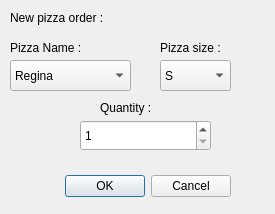
<?xml version="1.0" encoding="UTF-8"?>
<ui version="4.0">
 <class>Order</class>
 <widget class="QDialog" name="Order">
  <property name="geometry">
   <rect>
    <x>0</x>
    <y>0</y>
    <width>275</width>
    <height>214</height>
   </rect>
  </property>
  <property name="windowTitle">
   <string>Pizza Order</string>
  </property>
  <widget class="QDialogButtonBox" name="buttonBox">
   <property name="geometry">
    <rect>
     <x>50</x>
     <y>170</y>
     <width>181</width>
     <height>32</height>
    </rect>
   </property>
   <property name="orientation">
    <enum>Qt::Horizontal</enum>
   </property>
   <property name="standardButtons">
    <set>QDialogButtonBox::Cancel|QDialogButtonBox::Ok</set>
   </property>
  </widget>
  <widget class="QLabel" name="label">
   <property name="geometry">
    <rect>
     <x>10</x>
     <y>10</y>
     <width>121</width>
     <height>16</height>
    </rect>
   </property>
   <property name="text">
    <string>New pizza order :</string>
   </property>
  </widget>
  <widget class="QLabel" name="label_2">
   <property name="geometry">
    <rect>
     <x>10</x>
     <y>40</y>
     <width>101</width>
     <height>16</height>
    </rect>
   </property>
   <property name="text">
    <string>Pizza Name :</string>
   </property>
  </widget>
  <widget class="QLabel" name="label_3">
   <property name="geometry">
    <rect>
     <x>160</x>
     <y>40</y>
     <width>81</width>
     <height>16</height>
    </rect>
   </property>
   <property name="text">
    <string>Pizza size :</string>
   </property>
  </widget>
  <widget class="QComboBox" name="comboBox_2">
   <property name="geometry">
    <rect>
     <x>160</x>
     <y>60</y>
     <width>71</width>
     <height>31</height>
    </rect>
   </property>
   <item>
    <property name="text">
     <string>S</string>
    </property>
   </item>
   <item>
    <property name="text">
     <string>M</string>
    </property>
   </item>
   <item>
    <property name="text">
     <string>L</string>
    </property>
   </item>
   <item>
    <property name="text">
     <string>XL</string>
    </property>
   </item>
   <item>
    <property name="text">
     <string>XXL</string>
    </property>
   </item>
  </widget>
  <widget class="QSpinBox" name="spinBox">
   <property name="geometry">
    <rect>
     <x>80</x>
     <y>120</y>
     <width>131</width>
     <height>31</height>
    </rect>
   </property>
   <property name="minimum">
    <number>1</number>
   </property>
  </widget>
  <widget class="QLabel" name="label_4">
   <property name="geometry">
    <rect>
     <x>100</x>
     <y>100</y>
     <width>81</width>
     <height>16</height>
    </rect>
   </property>
   <property name="text">
    <string>Quantity :</string>
   </property>
  </widget>
  <widget class="QComboBox" name="comboBox_3">
   <property name="geometry">
    <rect>
     <x>10</x>
     <y>60</y>
     <width>121</width>
     <height>31</height>
    </rect>
   </property>
   <item>
    <property name="text">
     <string>Regina</string>
    </property>
   </item>
   <item>
    <property name="text">
     <string>Margeritta</string>
    </property>
   </item>
   <item>
    <property name="text">
     <string>Americaine</string>
    </property>
   </item>
   <item>
    <property name="text">
     <string>Fantasia</string>
    </property>
   </item>
  </widget>
 </widget>
 <resources/>
 <connections>
  <connection>
   <sender>buttonBox</sender>
   <signal>accepted()</signal>
   <receiver>Order</receiver>
   <slot>accept()</slot>
   <hints>
    <hint type="sourcelabel">
     <x>248</x>
     <y>254</y>
    </hint>
    <hint type="destinationlabel">
     <x>157</x>
     <y>274</y>
    </hint>
   </hints>
  </connection>
  <connection>
   <sender>buttonBox</sender>
   <signal>rejected()</signal>
   <receiver>Order</receiver>
   <slot>reject()</slot>
   <hints>
    <hint type="sourcelabel">
     <x>316</x>
     <y>260</y>
    </hint>
    <hint type="destinationlabel">
     <x>286</x>
     <y>274</y>
    </hint>
   </hints>
  </connection>
 </connections>
</ui>
